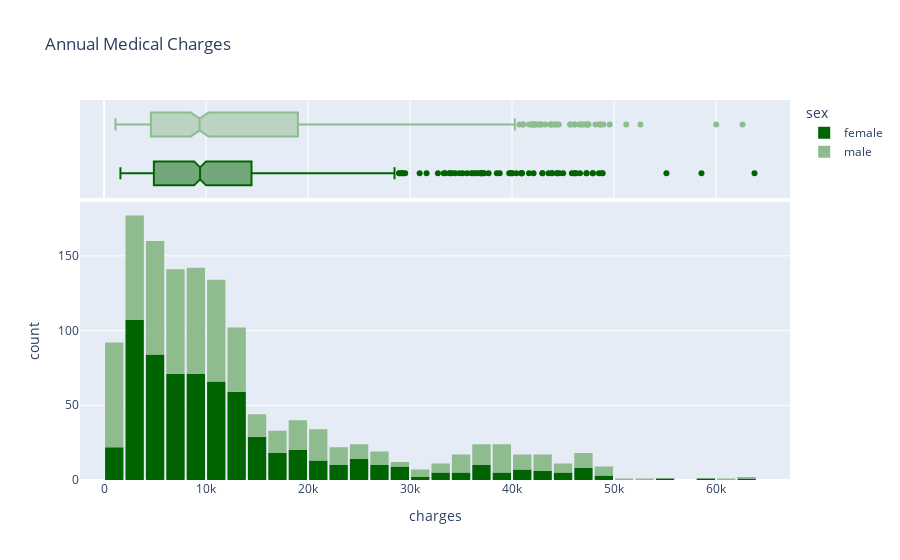

Notebook code for this chart:
### Markdown cell above
**Завдання 2**: Візуалізуйте розподіл медичних зборів (`charges`) у вигляді інтерактивної гістограми plotly з розбиттями за категоріями ознак
1. `sex`
2. `region`

Додайте маржинальний графік у вигляді бокс-плота вгорі по дикретним категоріям ознак.
Скористайтесь прикладом візуалізації з лекції.
Опишіть свої спостереження.

### Code cell
fig = px.histogram(medical_df,
                   x='charges',
                   marginal='box',
                   color='sex',
                   color_discrete_sequence=['darkgreen','darkseagreen'],
                   title='Annual Medical Charges')
fig.update_layout(bargap=0.1)
fig.show()

### Figure 1 — Plotly figure (JSON) as saved in the notebook; plotly's stock layout.template omitted (floating-point values rounded to 4 significant figures; data arrays with more than 128 entries replaced by an {"elided": "..."} marker saying what was removed)
{"data": [{"alignmentgroup": "True", "bingroup": "x", "hovertemplate": "sex=female<br>charges=%{x}<br>count=%{y}<extra></extra>", "legendgroup": "female", "marker": {"color": "darkgreen", "pattern": {"shape": ""}}, "name": "female", "offsetgroup": "female", "orientation": "v", "showlegend": true, "type": "histogram", "x": {"elided": "662 float values"}, "xaxis": "x", "yaxis": "y"}, {"alignmentgroup": "True", "hovertemplate": "sex=female<br>charges=%{x}<extra></extra>", "legendgroup": "female", "marker": {"color": "darkgreen"}, "name": "female", "notched": true, "offsetgroup": "female", "showlegend": false, "type": "box", "x": {"elided": "662 float values"}, "xaxis": "x2", "yaxis": "y2"}, {"alignmentgroup": "True", "bingroup": "x", "hovertemplate": "sex=male<br>charges=%{x}<br>count=%{y}<extra></extra>", "legendgroup": "male", "marker": {"color": "darkseagreen", "pattern": {"shape": ""}}, "name": "male", "offsetgroup": "male", "orientation": "v", "showlegend": true, "type": "histogram", "x": {"elided": "676 float values"}, "xaxis": "x", "yaxis": "y"}, {"alignmentgroup": "True", "hovertemplate": "sex=male<br>charges=%{x}<extra></extra>", "legendgroup": "male", "marker": {"color": "darkseagreen"}, "name": "male", "notched": true, "offsetgroup": "male", "showlegend": false, "type": "box", "x": {"elided": "676 float values"}, "xaxis": "x2", "yaxis": "y2"}], "layout": {"autosize": true, "bargap": 0.1, "barmode": "relative", "legend": {"title": {"text": "sex"}, "tracegroupgap": 0}, "title": {"text": "Annual Medical Charges"}, "xaxis": {"anchor": "y", "autorange": true, "domain": [0, 1], "range": [-2359.0, 67250.0], "title": {"text": "charges"}, "type": "linear"}, "xaxis2": {"anchor": "y2", "autorange": true, "domain": [0, 1], "matches": "x", "range": [-2359.0, 67250.0], "showgrid": true, "showticklabels": false, "type": "linear"}, "yaxis": {"anchor": "x", "autorange": true, "domain": [0, 0.7326], "range": [0, 186.3], "title": {"text": "count"}}, "yaxis2": {"anchor": "x2", "autorange": true, "domain": [0.7426, 1], "matches": "y2", "range": [-0.5, 1.5], "showgrid": false, "showline": false, "showticklabels": false, "ticks": "", "type": "category"}}}
